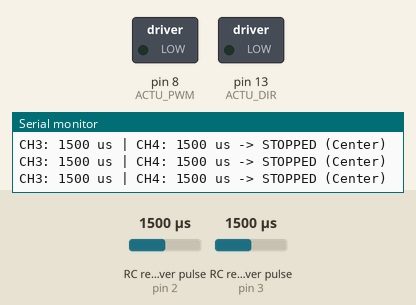
This sketch was run on a simulated Arduino Mega 2560, built with avr-gcc and run on an emulated ATmega2560. Parts: switched loads named in the sketch (green lamp = pin HIGH), the last lines printed to the serial monitor. Wiring (inferred from the names in the program): 2 × RC receiver channel: data pin 2 / data pin 3. Inputs (shaded band) come from the test bench; at power-on: RC receiver pulse (sensors on pin 2, pin 3) 1500 µs.

Above: at 1.2 s.
1.3 s: RC receiver pulse (sensor on pin 2) set to 1452 µs
2.8 s: RC receiver pulse (sensor on pin 2) set to 1424 µs
At 4.0 s:
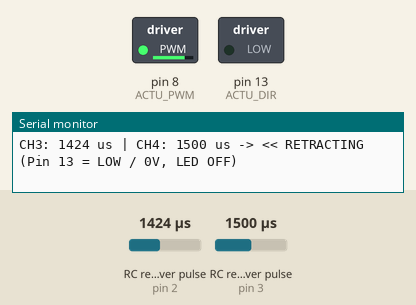
4.3 s: RC receiver pulse (sensor on pin 2) set to 1750 µs
At 4.7 s:
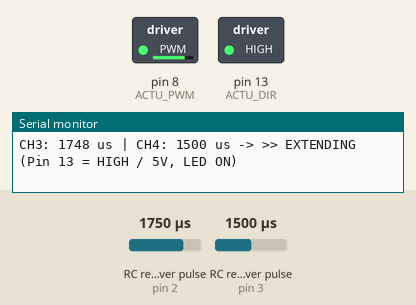
5.8 s: RC receiver pulse (sensor on pin 2) set to 1575 µs
7.3 s: RC receiver pulse (sensor on pin 2) set to 1548 µs
At 8.1 s:
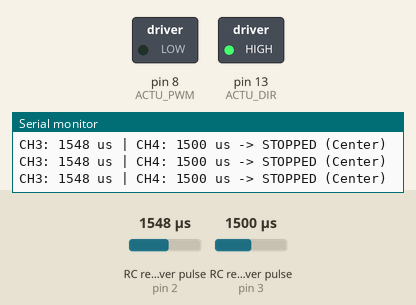
8.8 s: RC receiver pulse (sensor on pin 2) set to 1020 µs
At 9.7 s:
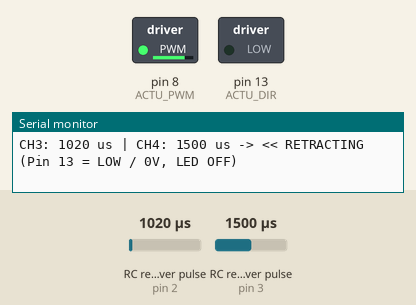
Timing chart, 0 to 11.4 s (numbered marks = the images above; inputs shaded):
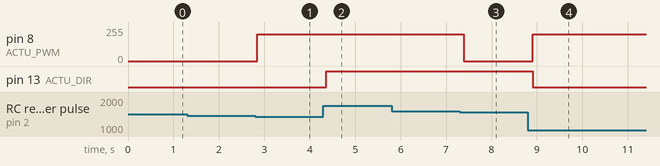

The sketch:

actuator_rc_direct.ino
```cpp
/*
 * ============================================================================
 *  DIRECT RC ACTUATOR CONTROL (Pin 13 LED Visual DIR) — Arduino Mega
 * ============================================================================
 *
 *  Hardware Connections:
 *    - SmartElex PWM1 (Speed)     -> Arduino Pin 8
 *    - SmartElex DIR1 (Direction) -> Arduino Pin 13  (With Onboard LED!)
 *    - SmartElex GND              -> Arduino GND
 *
 *    - Receiver CH3 (Left Stick Up/Down)    -> Arduino Pin 2 (Top pin 'S')
 *    - Receiver CH4 (Left Stick Left/Right) -> Arduino Pin 3 (Top pin 'S')
 *    - Receiver VCC & GND                   -> Arduino 5V & GND
 *
 *  Visual Verification:
 *    - Push Stick UP   -> Arduino 'L' LED turns ON (5V)  -> EXTENDS
 *    - Push Stick DOWN -> Arduino 'L' LED turns OFF (0V) -> RETRACTS
 *    - Stick CENTER    -> Motor STOPS
 * ============================================================================
 */

#define ACTU_PWM     8    // SmartElex PWM1 (Speed)
#define ACTU_DIR     13   // SmartElex DIR1 (Direction + Built-in LED on Pin 13!)

#define RC_PIN_CH3   2    // Receiver CH3 (Left Stick Up/Down)
#define RC_PIN_CH4   3    // Receiver CH4 (Left Stick Left/Right)

#define RC_CENTER    1500
#define DEADZONE     60    // 1440 - 1560 is center deadzone
#define SPEED_VAL    200   // Speed (0 - 255)

volatile uint16_t ch3_pw = 1500;
volatile uint16_t ch4_pw = 1500;
volatile unsigned long ch3_rise = 0, ch4_rise = 0;
volatile unsigned long last_sig = 0;

void isr_ch3() {
    if (digitalRead(RC_PIN_CH3) == HIGH) {
        ch3_rise = micros();
    } else if (ch3_rise > 0) {
        uint16_t pw = (uint16_t)(micros() - ch3_rise);
        if (pw >= 800 && pw <= 2200) {
            ch3_pw = pw;
            last_sig = millis();
        }
    }
}

void isr_ch4() {
    if (digitalRead(RC_PIN_CH4) == HIGH) {
        ch4_rise = micros();
    } else if (ch4_rise > 0) {
        uint16_t pw = (uint16_t)(micros() - ch4_rise);
        if (pw >= 800 && pw <= 2200) {
            ch4_pw = pw;
            last_sig = millis();
        }
    }
}

void setup() {
    Serial.begin(115200);

    // Motor driver control pins
    pinMode(ACTU_PWM, OUTPUT);
    pinMode(ACTU_DIR, OUTPUT);
    analogWrite(ACTU_PWM, 0);
    digitalWrite(ACTU_DIR, LOW);

    // Receiver interrupt pins
    pinMode(RC_PIN_CH3, INPUT);
    pinMode(RC_PIN_CH4, INPUT);
    attachInterrupt(digitalPinToInterrupt(RC_PIN_CH3), isr_ch3, CHANGE);
    attachInterrupt(digitalPinToInterrupt(RC_PIN_CH4), isr_ch4, CHANGE);

    Serial.println("==================================================");
    Serial.println("  ACTUATOR CONTROL READY (DIR ON PIN 13 LED)      ");
    Serial.println("==================================================");
    Serial.println("PWM = Pin 8 | DIR = Pin 13 | CH3 = Pin 2 | CH4 = Pin 3");
    Serial.println("Push UP -> LED ON (5V) -> EXTEND");
    Serial.println("Push DOWN -> LED OFF (0V) -> RETRACT");
    Serial.println();
}

void loop() {
    noInterrupts();
    uint16_t ch3 = ch3_pw;
    uint16_t ch4 = ch4_pw;
    unsigned long lastTime = last_sig;
    interrupts();

    bool hasSignal = (millis() - lastTime < 600);

    // Pick active command from either CH3 or CH4
    int16_t command = 1500;
    if (abs((int16_t)ch3 - RC_CENTER) > DEADZONE) {
        command = ch3;
    } else if (abs((int16_t)ch4 - RC_CENTER) > DEADZONE) {
        command = ch4;
    }

    Serial.print("CH3: "); Serial.print(ch3);
    Serial.print(" us | CH4: "); Serial.print(ch4);
    Serial.print(" us -> ");

    if (!hasSignal) {
        analogWrite(ACTU_PWM, 0);
        digitalWrite(ACTU_DIR, LOW);
        Serial.println("NO SIGNAL");
    }
    else if (command > (RC_CENTER + DEADZONE)) {
        // Push UP (> 1560 us) -> EXTEND (5V on Pin 13, LED ON)
        digitalWrite(ACTU_DIR, HIGH);
        analogWrite(ACTU_PWM, SPEED_VAL);
        Serial.println(">> EXTENDING (Pin 13 = HIGH / 5V, LED ON)");
    }
    else if (command < (RC_CENTER - DEADZONE)) {
        // Push DOWN (< 1440 us) -> RETRACT (0V on Pin 13, LED OFF)
        digitalWrite(ACTU_DIR, LOW);
        analogWrite(ACTU_PWM, SPEED_VAL);
        Serial.println("<< RETRACTING (Pin 13 = LOW / 0V, LED OFF)");
    }
    else {
        // Stick in CENTER -> STOP
        analogWrite(ACTU_PWM, 0);
        Serial.println("STOPPED (Center)");
    }

    delay(100);
}
```

Measured:
- the behaviour switches between 1439 and 1438 µs on RC receiver pulse (sensor on pin 2) (found by bisection; images 0 and 1)
- the behaviour switches between 1563 and 1562 µs on RC receiver pulse (sensor on pin 2) (found by bisection; images 2 and 3)
- after the input at 2.8 s, pin 8 (ACTU_PWM): 0/255 → 200/255 after 0.05 s
- after the input at 4.3 s, pin 13 (ACTU_DIR): LOW → HIGH after 0.06 s
- after the input at 7.3 s, pin 8 (ACTU_PWM): 200/255 → 0/255 after 0.09 s
- after the input at 8.8 s, pin 8 (ACTU_PWM): 0/255 → 200/255 after 0.11 s; pin 13 (ACTU_DIR): HIGH → LOW after 0.11 s
